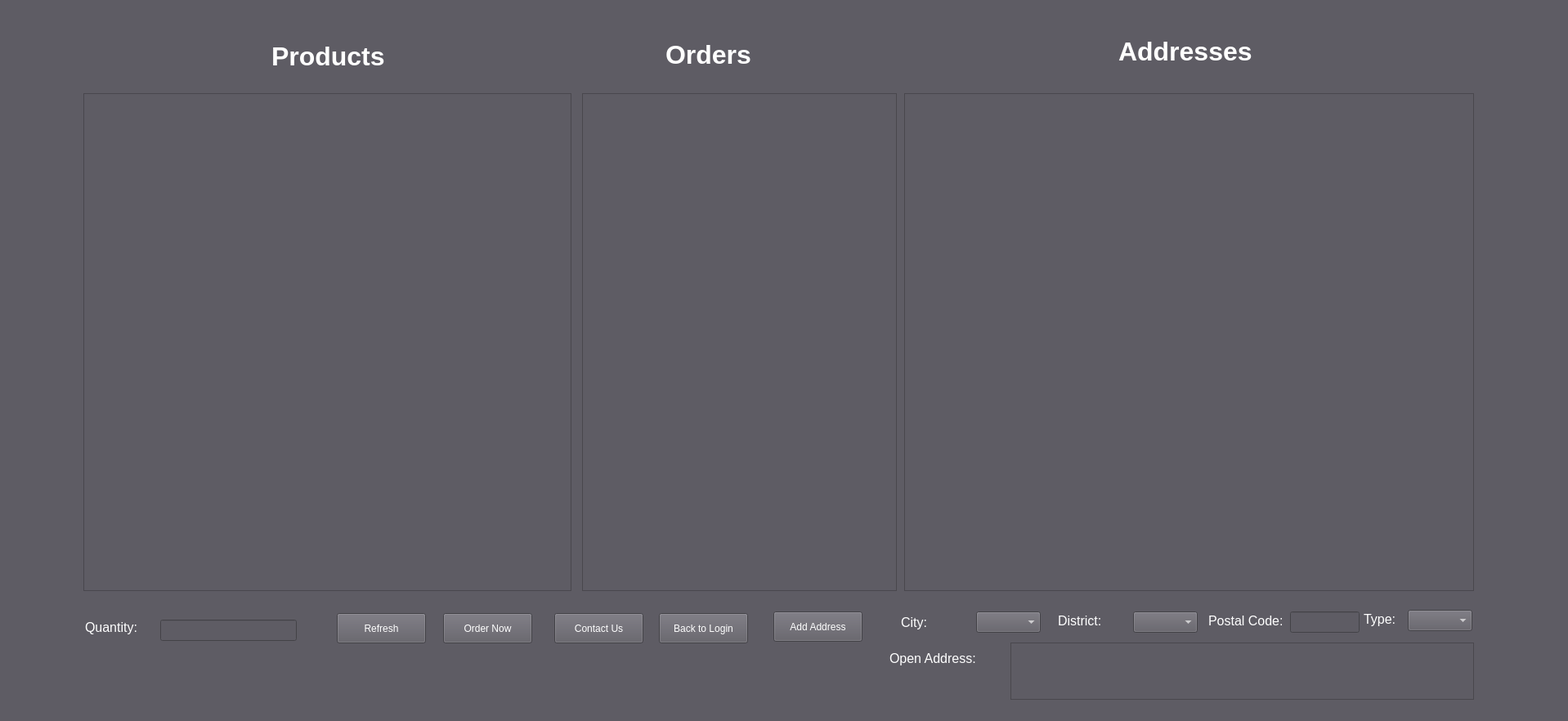
<?xml version="1.0" encoding="UTF-8"?>
<ui version="4.0">
 <class>CustomerWindow</class>
 <widget class="QMainWindow" name="CustomerWindow">
  <property name="geometry">
   <rect>
    <x>0</x>
    <y>0</y>
    <width>1918</width>
    <height>882</height>
   </rect>
  </property>
  <property name="windowTitle">
   <string>Customer Panel</string>
  </property>
  <property name="styleSheet">
   <string notr="true">background-color: rgb(94, 92, 100);</string>
  </property>
  <widget class="QWidget" name="centralwidget">
   <widget class="QPushButton" name="pushButton_Login">
    <property name="geometry">
     <rect>
      <x>806</x>
      <y>750</y>
      <width>109</width>
      <height>37</height>
     </rect>
    </property>
    <property name="styleSheet">
     <string notr="true">border-color: rgb(255, 255, 255);
color: rgb(255, 255, 255);
background-color: rgb(94, 92, 100);</string>
    </property>
    <property name="text">
     <string>Back to Login</string>
    </property>
   </widget>
   <widget class="QLabel" name="label">
    <property name="geometry">
     <rect>
      <x>6</x>
      <y>2</y>
      <width>257</width>
      <height>99</height>
     </rect>
    </property>
    <property name="text">
     <string/>
    </property>
    <property name="pixmap">
     <pixmap resource="resources.qrc">:/ChatGPT Image Dec 8, 2025, 09_58_43 PM.png</pixmap>
    </property>
    <property name="scaledContents">
     <bool>true</bool>
    </property>
   </widget>
   <widget class="QLineEdit" name="lineEdit_Quantity">
    <property name="geometry">
     <rect>
      <x>196</x>
      <y>758</y>
      <width>167</width>
      <height>26</height>
     </rect>
    </property>
    <property name="styleSheet">
     <string notr="true">color: rgb(255, 255, 255);</string>
    </property>
    <property name="echoMode">
     <enum>QLineEdit::Normal</enum>
    </property>
   </widget>
   <widget class="QLabel" name="label_3">
    <property name="geometry">
     <rect>
      <x>104</x>
      <y>748</y>
      <width>77</width>
      <height>39</height>
     </rect>
    </property>
    <property name="styleSheet">
     <string notr="true">color: rgb(255, 255, 255);</string>
    </property>
    <property name="text">
     <string>&lt;html&gt;&lt;head/&gt;&lt;body&gt;&lt;p&gt;&lt;span style=&quot; font-size:12pt;&quot;&gt;Quantity:&lt;/span&gt;&lt;/p&gt;&lt;/body&gt;&lt;/html&gt;</string>
    </property>
    <property name="scaledContents">
     <bool>false</bool>
    </property>
    <property name="wordWrap">
     <bool>false</bool>
    </property>
   </widget>
   <widget class="QTableView" name="tableView_Product">
    <property name="geometry">
     <rect>
      <x>102</x>
      <y>114</y>
      <width>597</width>
      <height>609</height>
     </rect>
    </property>
   </widget>
   <widget class="QTableView" name="tableView_Order">
    <property name="geometry">
     <rect>
      <x>712</x>
      <y>114</y>
      <width>385</width>
      <height>609</height>
     </rect>
    </property>
   </widget>
   <widget class="QPushButton" name="pushButton_Refresh">
    <property name="geometry">
     <rect>
      <x>412</x>
      <y>750</y>
      <width>109</width>
      <height>37</height>
     </rect>
    </property>
    <property name="styleSheet">
     <string notr="true">border-color: rgb(255, 255, 255);
color: rgb(255, 255, 255);
background-color: rgb(94, 92, 100);</string>
    </property>
    <property name="text">
     <string>Refresh</string>
    </property>
   </widget>
   <widget class="QPushButton" name="pushButton_Order">
    <property name="geometry">
     <rect>
      <x>542</x>
      <y>750</y>
      <width>109</width>
      <height>37</height>
     </rect>
    </property>
    <property name="styleSheet">
     <string notr="true">border-color: rgb(255, 255, 255);
color: rgb(255, 255, 255);
background-color: rgb(94, 92, 100);</string>
    </property>
    <property name="text">
     <string>Order Now</string>
    </property>
   </widget>
   <widget class="QPushButton" name="pushButton_Contact">
    <property name="geometry">
     <rect>
      <x>678</x>
      <y>750</y>
      <width>109</width>
      <height>37</height>
     </rect>
    </property>
    <property name="styleSheet">
     <string notr="true">border-color: rgb(255, 255, 255);
color: rgb(255, 255, 255);
background-color: rgb(94, 92, 100);</string>
    </property>
    <property name="text">
     <string>Contact Us</string>
    </property>
   </widget>
   <widget class="QLabel" name="label_4">
    <property name="geometry">
     <rect>
      <x>332</x>
      <y>50</y>
      <width>155</width>
      <height>39</height>
     </rect>
    </property>
    <property name="styleSheet">
     <string notr="true">color: rgb(255, 255, 255);</string>
    </property>
    <property name="text">
     <string>&lt;html&gt;&lt;head/&gt;&lt;body&gt;&lt;p&gt;&lt;span style=&quot; font-size:24pt; font-weight:600;&quot;&gt;Products&lt;/span&gt;&lt;/p&gt;&lt;/body&gt;&lt;/html&gt;</string>
    </property>
    <property name="scaledContents">
     <bool>false</bool>
    </property>
    <property name="wordWrap">
     <bool>false</bool>
    </property>
   </widget>
   <widget class="QLabel" name="label_5">
    <property name="geometry">
     <rect>
      <x>814</x>
      <y>48</y>
      <width>155</width>
      <height>39</height>
     </rect>
    </property>
    <property name="styleSheet">
     <string notr="true">color: rgb(255, 255, 255);</string>
    </property>
    <property name="text">
     <string>&lt;html&gt;&lt;head/&gt;&lt;body&gt;&lt;p&gt;&lt;span style=&quot; font-size:24pt; font-weight:600;&quot;&gt;Orders&lt;/span&gt;&lt;/p&gt;&lt;/body&gt;&lt;/html&gt;</string>
    </property>
    <property name="scaledContents">
     <bool>false</bool>
    </property>
    <property name="wordWrap">
     <bool>false</bool>
    </property>
   </widget>
   <widget class="QTableView" name="tableView_Address">
    <property name="geometry">
     <rect>
      <x>1106</x>
      <y>114</y>
      <width>697</width>
      <height>609</height>
     </rect>
    </property>
   </widget>
   <widget class="QLabel" name="label_6">
    <property name="geometry">
     <rect>
      <x>1368</x>
      <y>44</y>
      <width>183</width>
      <height>39</height>
     </rect>
    </property>
    <property name="styleSheet">
     <string notr="true">color: rgb(255, 255, 255);</string>
    </property>
    <property name="text">
     <string>&lt;html&gt;&lt;head/&gt;&lt;body&gt;&lt;p&gt;&lt;span style=&quot; font-size:24pt; font-weight:600;&quot;&gt;Addresses&lt;/span&gt;&lt;/p&gt;&lt;/body&gt;&lt;/html&gt;</string>
    </property>
    <property name="scaledContents">
     <bool>false</bool>
    </property>
    <property name="wordWrap">
     <bool>false</bool>
    </property>
   </widget>
   <widget class="QComboBox" name="comboBox_City">
    <property name="geometry">
     <rect>
      <x>1194</x>
      <y>748</y>
      <width>79</width>
      <height>26</height>
     </rect>
    </property>
    <property name="styleSheet">
     <string notr="true">color: rgb(255, 255, 255);</string>
    </property>
   </widget>
   <widget class="QComboBox" name="comboBox_District">
    <property name="geometry">
     <rect>
      <x>1386</x>
      <y>748</y>
      <width>79</width>
      <height>26</height>
     </rect>
    </property>
    <property name="styleSheet">
     <string notr="true">color: rgb(255, 255, 255);</string>
    </property>
   </widget>
   <widget class="QLabel" name="label_7">
    <property name="geometry">
     <rect>
      <x>1102</x>
      <y>742</y>
      <width>77</width>
      <height>39</height>
     </rect>
    </property>
    <property name="styleSheet">
     <string notr="true">color: rgb(255, 255, 255);</string>
    </property>
    <property name="text">
     <string>&lt;html&gt;&lt;head/&gt;&lt;body&gt;&lt;p&gt;&lt;span style=&quot; font-size:12pt;&quot;&gt;City:&lt;/span&gt;&lt;/p&gt;&lt;/body&gt;&lt;/html&gt;</string>
    </property>
    <property name="scaledContents">
     <bool>false</bool>
    </property>
    <property name="wordWrap">
     <bool>false</bool>
    </property>
   </widget>
   <widget class="QLabel" name="label_8">
    <property name="geometry">
     <rect>
      <x>1294</x>
      <y>740</y>
      <width>77</width>
      <height>39</height>
     </rect>
    </property>
    <property name="styleSheet">
     <string notr="true">color: rgb(255, 255, 255);</string>
    </property>
    <property name="text">
     <string>&lt;html&gt;&lt;head/&gt;&lt;body&gt;&lt;p&gt;&lt;span style=&quot; font-size:12pt;&quot;&gt;District:&lt;/span&gt;&lt;/p&gt;&lt;/body&gt;&lt;/html&gt;</string>
    </property>
    <property name="scaledContents">
     <bool>false</bool>
    </property>
    <property name="wordWrap">
     <bool>false</bool>
    </property>
   </widget>
   <widget class="QLabel" name="label_9">
    <property name="geometry">
     <rect>
      <x>1088</x>
      <y>786</y>
      <width>133</width>
      <height>39</height>
     </rect>
    </property>
    <property name="styleSheet">
     <string notr="true">color: rgb(255, 255, 255);</string>
    </property>
    <property name="text">
     <string>&lt;html&gt;&lt;head/&gt;&lt;body&gt;&lt;p&gt;&lt;span style=&quot; font-size:12pt;&quot;&gt;Open Address:&lt;/span&gt;&lt;/p&gt;&lt;/body&gt;&lt;/html&gt;</string>
    </property>
    <property name="scaledContents">
     <bool>false</bool>
    </property>
    <property name="wordWrap">
     <bool>false</bool>
    </property>
   </widget>
   <widget class="QTextEdit" name="textEdit_Address">
    <property name="geometry">
     <rect>
      <x>1236</x>
      <y>786</y>
      <width>567</width>
      <height>70</height>
     </rect>
    </property>
   </widget>
   <widget class="QPushButton" name="pushButton_Address">
    <property name="geometry">
     <rect>
      <x>946</x>
      <y>748</y>
      <width>109</width>
      <height>37</height>
     </rect>
    </property>
    <property name="styleSheet">
     <string notr="true">border-color: rgb(255, 255, 255);
color: rgb(255, 255, 255);
background-color: rgb(94, 92, 100);</string>
    </property>
    <property name="text">
     <string>Add Address</string>
    </property>
   </widget>
   <widget class="QLabel" name="label_10">
    <property name="geometry">
     <rect>
      <x>1478</x>
      <y>740</y>
      <width>97</width>
      <height>39</height>
     </rect>
    </property>
    <property name="styleSheet">
     <string notr="true">color: rgb(255, 255, 255);</string>
    </property>
    <property name="text">
     <string>&lt;html&gt;&lt;head/&gt;&lt;body&gt;&lt;p&gt;&lt;span style=&quot; font-size:12pt;&quot;&gt;Postal Code:&lt;/span&gt;&lt;/p&gt;&lt;/body&gt;&lt;/html&gt;</string>
    </property>
    <property name="scaledContents">
     <bool>false</bool>
    </property>
    <property name="wordWrap">
     <bool>false</bool>
    </property>
   </widget>
   <widget class="QComboBox" name="comboBox_Type">
    <property name="geometry">
     <rect>
      <x>1722</x>
      <y>746</y>
      <width>79</width>
      <height>26</height>
     </rect>
    </property>
    <property name="styleSheet">
     <string notr="true">color: rgb(255, 255, 255);</string>
    </property>
   </widget>
   <widget class="QLabel" name="label_11">
    <property name="geometry">
     <rect>
      <x>1668</x>
      <y>738</y>
      <width>45</width>
      <height>39</height>
     </rect>
    </property>
    <property name="styleSheet">
     <string notr="true">color: rgb(255, 255, 255);</string>
    </property>
    <property name="text">
     <string>&lt;html&gt;&lt;head/&gt;&lt;body&gt;&lt;p&gt;&lt;span style=&quot; font-size:12pt;&quot;&gt;Type:&lt;/span&gt;&lt;/p&gt;&lt;/body&gt;&lt;/html&gt;</string>
    </property>
    <property name="scaledContents">
     <bool>false</bool>
    </property>
    <property name="wordWrap">
     <bool>false</bool>
    </property>
   </widget>
   <widget class="QLineEdit" name="lineEdit_PostalCode">
    <property name="geometry">
     <rect>
      <x>1578</x>
      <y>748</y>
      <width>85</width>
      <height>26</height>
     </rect>
    </property>
   </widget>
  </widget>
  <widget class="QStatusBar" name="statusbar"/>
 </widget>
 <resources>
  <include location="resources.qrc"/>
 </resources>
 <connections/>
</ui>
